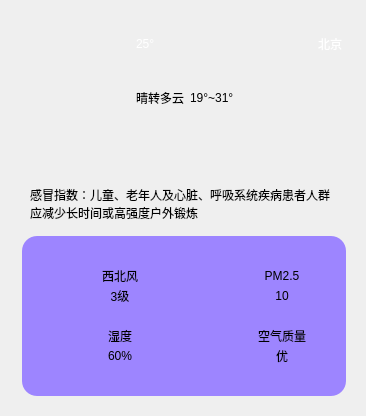
        <widget class="QWidget" name="widget" native="true">
         <layout class="QVBoxLayout" name="verticalLayout_2">
          <item>
           <widget class="QWidget" name="widget_3" native="true">
            <property name="minimumSize">
             <size>
              <width>0</width>
              <height>120</height>
             </size>
            </property>
            <property name="maximumSize">
             <size>
              <width>340</width>
              <height>120</height>
             </size>
            </property>
            <layout class="QHBoxLayout" name="horizontalLayout_3">
             <item>
              <widget class="QLabel" name="ll_state_pic">
               <property name="minimumSize">
                <size>
                 <width>110</width>
                 <height>110</height>
                </size>
               </property>
               <property name="maximumSize">
                <size>
                 <width>110</width>
                 <height>110</height>
                </size>
               </property>
               <property name="autoFillBackground">
                <bool>false</bool>
               </property>
               <property name="styleSheet">
                <string notr="true">background-color: rgba(255, 255, 255, 0);</string>
               </property>
               <property name="text">
                <string/>
               </property>
               <property name="pixmap">
                <pixmap resource="main.qrc">:/res/type/DuoYun.png</pixmap>
               </property>
               <property name="scaledContents">
                <bool>true</bool>
               </property>
              </widget>
             </item>
             <item>
              <layout class="QVBoxLayout" name="verticalLayout_3">
               <item>
                <layout class="QHBoxLayout" name="horizontalLayout_4">
                 <item>
                  <widget class="QLabel" name="ll_tempture">
                   <property name="styleSheet">
                    <string notr="true">color: rgb(255, 255, 255);
font: 50pt &quot;Arial&quot;;
background-color: rgba(0, 255, 255, 0);</string>
                   </property>
                   <property name="text">
                    <string>25°</string>
                   </property>
                  </widget>
                 </item>
                 <item>
                  <spacer name="horizontalSpacer_2">
                   <property name="orientation">
                    <enum>Qt::Horizontal</enum>
                   </property>
                   <property name="sizeHint" stdset="0">
                    <size>
                     <width>40</width>
                     <height>20</height>
                    </size>
                   </property>
                  </spacer>
                 </item>
                 <item>
                  <layout class="QVBoxLayout" name="vl_city">
                   <item>
                    <widget class="QLabel" name="ll_city">
                     <property name="sizePolicy">
                      <sizepolicy hsizetype="Preferred" vsizetype="Preferred">
                       <horstretch>0</horstretch>
                       <verstretch>0</verstretch>
                      </sizepolicy>
                     </property>
                     <property name="maximumSize">
                      <size>
                       <width>16777215</width>
                       <height>16777215</height>
                      </size>
                     </property>
                     <property name="styleSheet">
                      <string notr="true">font: 12pt &quot;Microsoft YaHei UI&quot;;
color: rgb(255, 255, 255);
</string>
                     </property>
                     <property name="text">
                      <string>北京</string>
                     </property>
                    </widget>
                   </item>
                   <item>
                    <layout class="QVBoxLayout" name="verticalLayout_5"/>
                   </item>
                  </layout>
                 </item>
                </layout>
               </item>
               <item>
                <layout class="QHBoxLayout" name="horizontalLayout_6">
                 <item>
                  <widget class="QLabel" name="ll_type">
                   <property name="styleSheet">
                    <string notr="true">background-color: rgba(255, 255, 255,0);
font: 12pt &quot;微软雅黑&quot;;</string>
                   </property>
                   <property name="text">
                    <string>晴转多云</string>
                   </property>
                  </widget>
                 </item>
                 <item>
                  <widget class="QLabel" name="ll_tempture_range">
                   <property name="styleSheet">
                    <string notr="true">background-color: rgba(255, 255, 255,0);
font: 12pt &quot;微软雅黑&quot;;</string>
                   </property>
                   <property name="text">
                    <string>19°~31°</string>
                   </property>
                  </widget>
                 </item>
                 <item>
                  <spacer name="horizontalSpacer_3">
                   <property name="orientation">
                    <enum>Qt::Horizontal</enum>
                   </property>
                   <property name="sizeHint" stdset="0">
                    <size>
                     <width>40</width>
                     <height>20</height>
                    </size>
                   </property>
                  </spacer>
                 </item>
                </layout>
               </item>
              </layout>
             </item>
            </layout>
           </widget>
          </item>
          <item>
           <widget class="QWidget" name="widget_4" native="true">
            <property name="maximumSize">
             <size>
              <width>16777215</width>
              <height>16777213</height>
             </size>
            </property>
            <property name="styleSheet">
             <string notr="true"/>
            </property>
            <layout class="QVBoxLayout" name="verticalLayout_4">
             <property name="spacing">
              <number>14</number>
             </property>
             <property name="leftMargin">
              <number>11</number>
             </property>
             <item>
              <spacer name="verticalSpacer">
               <property name="orientation">
                <enum>Qt::Vertical</enum>
               </property>
               <property name="sizeHint" stdset="0">
                <size>
                 <width>20</width>
                 <height>40</height>
                </size>
               </property>
              </spacer>
             </item>
             <item>
              <widget class="QLabel" name="ll_ganmao">
               <property name="styleSheet">
                <string notr="true">background-color: rgba(60, 60, 60, 0);
padding-left: 5px;
padding-right: 5px;</string>
               </property>
               <property name="text">
                <string>感冒指数：儿童、老年人及心脏、呼吸系统疾病患者人群应减少长时间或高强度户外锻炼</string>
               </property>
               <property name="wordWrap">
                <bool>true</bool>
               </property>
              </widget>
             </item>
             <item>
              <widget class="QWidget" name="widget_5" native="true">
               <property name="sizePolicy">
                <sizepolicy hsizetype="Preferred" vsizetype="Preferred">
                 <horstretch>0</horstretch>
                 <verstretch>0</verstretch>
                </sizepolicy>
               </property>
               <property name="styleSheet">
                <string notr="true">background-color: rgb(157, 133, 255);
border-radius: 15px</string>
               </property>
               <layout class="QGridLayout" name="gridLayout" rowstretch="0,0" columnstretch="0,0,0">
                <property name="leftMargin">
                 <number>40</number>
                </property>
                <property name="topMargin">
                 <number>30</number>
                </property>
                <property name="rightMargin">
                 <number>40</number>
                </property>
                <property name="bottomMargin">
                 <number>30</number>
                </property>
                <property name="horizontalSpacing">
                 <number>80</number>
                </property>
                <property name="verticalSpacing">
                 <number>20</number>
                </property>
                <item row="1" column="0">
                 <layout class="QHBoxLayout" name="horizontalLayout_8">
                  <property name="spacing">
                   <number>0</number>
                  </property>
                  <item>
                   <widget class="QLabel" name="ll_wet_icon">
                    <property name="minimumSize">
                     <size>
                      <width>40</width>
                      <height>40</height>
                     </size>
                    </property>
                    <property name="maximumSize">
                     <size>
                      <width>40</width>
                      <height>40</height>
                     </size>
                    </property>
                    <property name="text">
                     <string/>
                    </property>
                    <property name="pixmap">
                     <pixmap resource="main.qrc">:/res/humidity.png</pixmap>
                    </property>
                    <property name="scaledContents">
                     <bool>true</bool>
                    </property>
                   </widget>
                  </item>
                  <item>
                   <layout class="QVBoxLayout" name="verticalLayout_9">
                    <item>
                     <widget class="QLabel" name="ll_wet">
                      <property name="text">
                       <string>湿度</string>
                      </property>
                      <property name="alignment">
                       <set>Qt::AlignCenter</set>
                      </property>
                     </widget>
                    </item>
                    <item>
                     <widget class="QLabel" name="ll_wet_value">
                      <property name="text">
                       <string>60%</string>
                      </property>
                      <property name="alignment">
                       <set>Qt::AlignCenter</set>
                      </property>
                     </widget>
                    </item>
                   </layout>
                  </item>
                 </layout>
                </item>
                <item row="0" column="2">
                 <layout class="QHBoxLayout" name="horizontalLayout_10">
                  <property name="spacing">
                   <number>0</number>
                  </property>
                  <item>
                   <widget class="QLabel" name="ll_pm25_icon">
                    <property name="minimumSize">
                     <size>
                      <width>40</width>
                      <height>40</height>
                     </size>
                    </property>
                    <property name="maximumSize">
                     <size>
                      <width>40</width>
                      <height>40</height>
                     </size>
                    </property>
                    <property name="text">
                     <string/>
                    </property>
                    <property name="pixmap">
                     <pixmap resource="main.qrc">:/res/pm25.png</pixmap>
                    </property>
                    <property name="scaledContents">
                     <bool>true</bool>
                    </property>
                   </widget>
                  </item>
                  <item>
                   <layout class="QVBoxLayout" name="verticalLayout_8">
                    <item>
                     <widget class="QLabel" name="ll_pm25">
                      <property name="text">
                       <string>PM2.5</string>
                      </property>
                      <property name="alignment">
                       <set>Qt::AlignCenter</set>
                      </property>
                     </widget>
                    </item>
                    <item>
                     <widget class="QLabel" name="ll_pm25_value">
                      <property name="text">
                       <string>10</string>
                      </property>
                      <property name="alignment">
                       <set>Qt::AlignCenter</set>
                      </property>
                     </widget>
                    </item>
                   </layout>
                  </item>
                 </layout>
                </item>
                <item row="0" column="0">
                 <layout class="QHBoxLayout" name="horizontalLayout_11">
                  <property name="spacing">
                   <number>0</number>
                  </property>
                  <item>
                   <widget class="QLabel" name="ll_wind_icon">
                    <property name="minimumSize">
                     <size>
                      <width>40</width>
                      <height>40</height>
                     </size>
                    </property>
                    <property name="maximumSize">
                     <size>
                      <width>40</width>
                      <height>40</height>
                     </size>
                    </property>
                    <property name="text">
                     <string/>
                    </property>
                    <property name="pixmap">
                     <pixmap resource="main.qrc">:/res/wind.png</pixmap>
                    </property>
                    <property name="scaledContents">
                     <bool>true</bool>
                    </property>
                   </widget>
                  </item>
                  <item>
                   <layout class="QVBoxLayout" name="verticalLayout_7">
                    <item>
                     <widget class="QLabel" name="ll_wind">
                      <property name="text">
                       <string>西北风</string>
                      </property>
                      <property name="alignment">
                       <set>Qt::AlignCenter</set>
                      </property>
                     </widget>
                    </item>
                    <item>
                     <widget class="QLabel" name="ll_wind_value">
                      <property name="text">
                       <string>3级</string>
                      </property>
                      <property name="alignment">
                       <set>Qt::AlignCenter</set>
                      </property>
                     </widget>
                    </item>
                   </layout>
                  </item>
                 </layout>
                </item>
                <item row="1" column="2">
                 <layout class="QHBoxLayout" name="horizontalLayout_7">
                  <property name="spacing">
                   <number>0</number>
                  </property>
                  <item>
                   <widget class="QLabel" name="ll_air_icon">
                    <property name="minimumSize">
                     <size>
                      <width>40</width>
                      <height>40</height>
                     </size>
                    </property>
                    <property name="maximumSize">
                     <size>
                      <width>40</width>
                      <height>40</height>
                     </size>
                    </property>
                    <property name="text">
                     <string/>
                    </property>
                    <property name="pixmap">
                     <pixmap resource="main.qrc">:/res/aqi.png</pixmap>
                    </property>
                    <property name="scaledContents">
                     <bool>true</bool>
                    </property>
                   </widget>
                  </item>
                  <item>
                   <layout class="QVBoxLayout" name="verticalLayout_10">
                    <item>
                     <widget class="QLabel" name="ll_air_value">
                      <property name="text">
                       <string>空气质量</string>
                      </property>
                      <property name="alignment">
                       <set>Qt::AlignCenter</set>
                      </property>
                     </widget>
                    </item>
                    <item>
                     <widget class="QLabel" name="ll_air_quality">
                      <property name="text">
                       <string>优</string>
                      </property>
                      <property name="alignment">
                       <set>Qt::AlignCenter</set>
                      </property>
                     </widget>
                    </item>
                   </layout>
                  </item>
                 </layout>
                </item>
               </layout>
              </widget>
             </item>
            </layout>
           </widget>
          </item>
         </layout>
        </widget>
